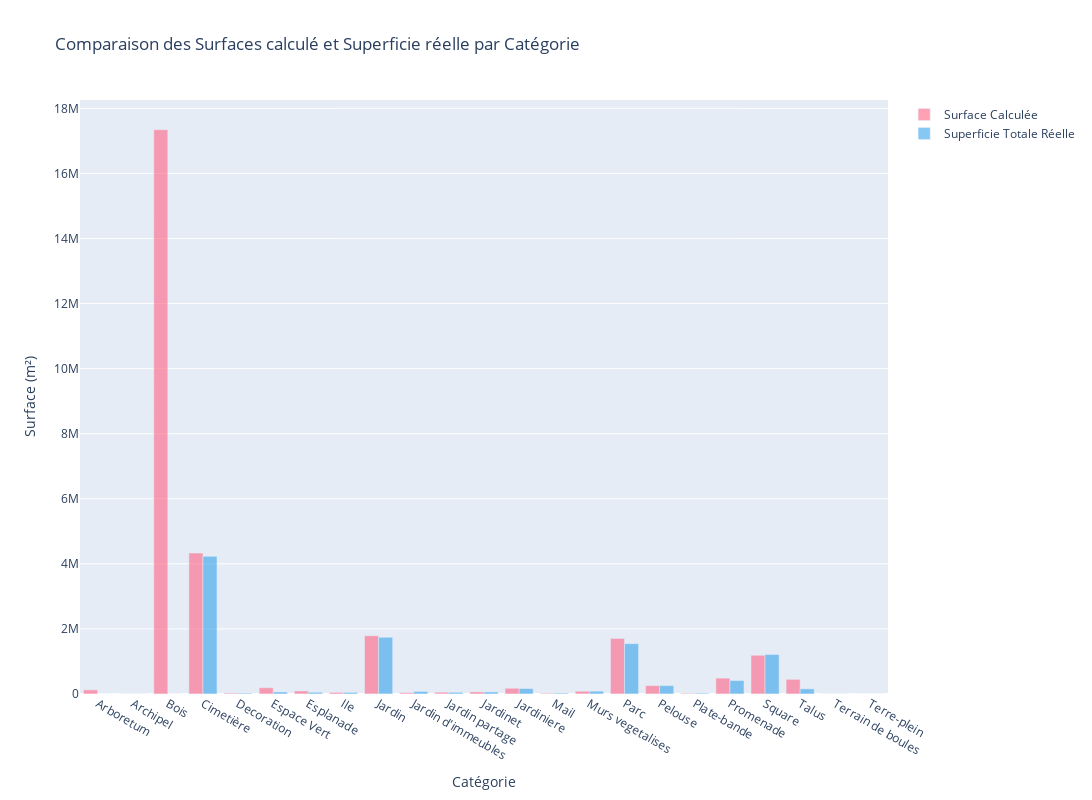

The notebook cell saved with this chart:
### Code cell
import plotly.graph_objects as go

# Calculate the sum of surfaces by category for each column
surface_calculee_by_category = data_cleaned_final.groupby("categorie")["surface_calculee"].sum()
superficie_totale_reelle_by_category = data_cleaned_final.groupby("categorie")["superficie_totale_reelle"].sum()

# Create a DataFrame for easier comparison
comparison_df = pd.DataFrame({
    "Surface Calculée": surface_calculee_by_category,
    "Superficie Totale Réelle": superficie_totale_reelle_by_category
})

# Create traces for the plot
trace1 = go.Bar(
    x=comparison_df.index,
    y=comparison_df["Surface Calculée"],
    name='Surface Calculée',
    marker=dict(color='rgba(255, 99, 132, 0.6)')
)

trace2 = go.Bar(
    x=comparison_df.index,
    y=comparison_df["Superficie Totale Réelle"],
    name='Superficie Totale Réelle',
    marker=dict(color='rgba(54, 162, 235, 0.6)')
)

# Create the layout for the plot
layout = go.Layout(
    title='Comparaison des Surfaces calculé et Superficie réelle par Catégorie',
    barmode='group',
    xaxis=dict(title='Catégorie'),
    yaxis=dict(title='Surface (m²)'),
    autosize=True,
    height=800,
    width=1200
)

# Create the figure and add the traces
fig = go.Figure(data=[trace1, trace2], layout=layout)

# Show the plot
fig.show()

### Figure 1 — Plotly figure (JSON) as saved in the notebook; plotly's stock layout.template omitted (floating-point values rounded to 4 significant figures)
{"data": [{"marker": {"color": "rgba(255, 99, 132, 0.6)"}, "name": "Surface Calculée", "type": "bar", "x": ["Arboretum", "Archipel", "Bois", "Cimetière", "Decoration", "Espace Vert", "Esplanade", "Ile", "Jardin", "Jardin d'immeubles", "Jardin partage", "Jardinet", "Jardiniere", "Mail", "Murs vegetalises", "Parc", "Pelouse", "Plate-bande", "Promenade", "Square", "Talus", "Terrain de boules", "Terre-plein"], "y": [127620, 1778, 17342654, 4331892, 28217, 192929, 92854, 49857, 1789808, 40192, 55222, 63909, 177211, 21674, 85893, 1706322, 257723, 20918, 487562, 1190533, 450931, 1725, 1048]}, {"marker": {"color": "rgba(54, 162, 235, 0.6)"}, "name": "Superficie Totale Réelle", "type": "bar", "x": ["Arboretum", "Archipel", "Bois", "Cimetière", "Decoration", "Espace Vert", "Esplanade", "Ile", "Jardin", "Jardin d'immeubles", "Jardin partage", "Jardinet", "Jardiniere", "Mail", "Murs vegetalises", "Parc", "Pelouse", "Plate-bande", "Promenade", "Square", "Talus", "Terrain de boules", "Terre-plein"], "y": [392, 1840, 784, 4230677, 26052, 62234, 53594, 49865, 1744712, 78298, 52346, 63346, 167102, 27997, 87125, 1547704, 257497, 25569, 414275, 1215127, 158456, 1662, 1050]}], "layout": {"autosize": true, "barmode": "group", "height": 800, "title": {"text": "Comparaison des Surfaces calculé et Superficie réelle par Catégorie"}, "width": 1200, "xaxis": {"title": {"text": "Catégorie"}}, "yaxis": {"title": {"text": "Surface (m²)"}}}}
